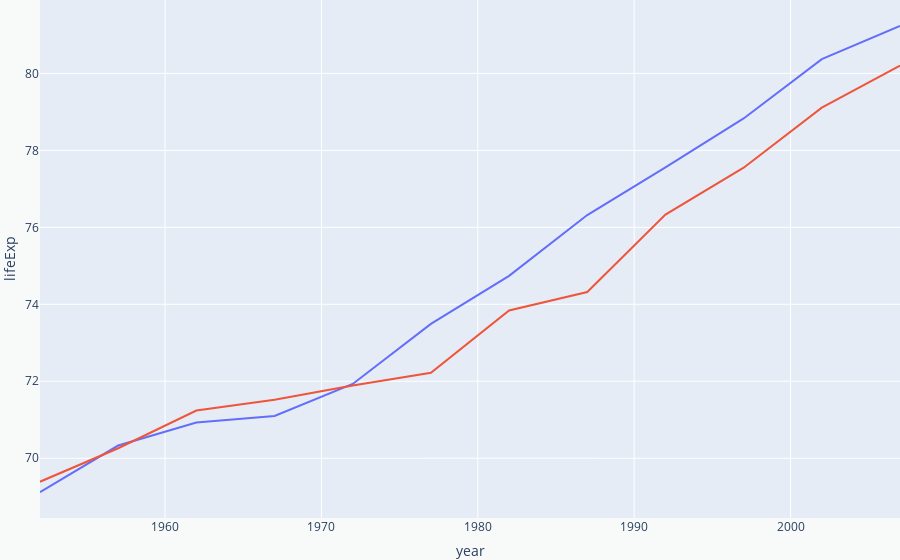

Here is the notebook cell this chart was saved with:
### Code cell
px.line(px.data.gapminder().query("continent=='Oceania'")
                        , x="year", y="lifeExp", color='country').update_layout(
                            paper_bgcolor="#F8F9F9",
                            title="Health Demand",
                            autosize=True,           
                            margin={"r":0,"t":0,"l":0,"b":0},
                            showlegend=False,
                            )

### Figure 1 — Plotly figure (JSON) as saved in the notebook; plotly's stock layout.template omitted (floating-point values rounded to 4 significant figures)
{"data": [{"hovertemplate": "country=Australia<br>year=%{x}<br>lifeExp=%{y}<extra></extra>", "legendgroup": "Australia", "line": {"color": "#636efa", "dash": "solid"}, "mode": "lines", "name": "Australia", "orientation": "v", "showlegend": true, "type": "scatter", "x": [1952, 1957, 1962, 1967, 1972, 1977, 1982, 1987, 1992, 1997, 2002, 2007], "xaxis": "x", "y": [69.12, 70.33, 70.93, 71.1, 71.93, 73.49, 74.74, 76.32, 77.56, 78.83, 80.37, 81.23], "yaxis": "y"}, {"hovertemplate": "country=New Zealand<br>year=%{x}<br>lifeExp=%{y}<extra></extra>", "legendgroup": "New Zealand", "line": {"color": "#EF553B", "dash": "solid"}, "mode": "lines", "name": "New Zealand", "orientation": "v", "showlegend": true, "type": "scatter", "x": [1952, 1957, 1962, 1967, 1972, 1977, 1982, 1987, 1992, 1997, 2002, 2007], "xaxis": "x", "y": [69.39, 70.26, 71.24, 71.52, 71.89, 72.22, 73.84, 74.32, 76.33, 77.55, 79.11, 80.2], "yaxis": "y"}], "layout": {"autosize": true, "legend": {"title": {"text": "country"}, "tracegroupgap": 0}, "margin": {"b": 0, "l": 0, "r": 0, "t": 0}, "paper_bgcolor": "#F8F9F9", "showlegend": false, "title": {"text": "Health Demand"}, "xaxis": {"anchor": "y", "domain": [0, 1], "title": {"text": "year"}}, "yaxis": {"anchor": "x", "domain": [0, 1], "title": {"text": "lifeExp"}}}}
